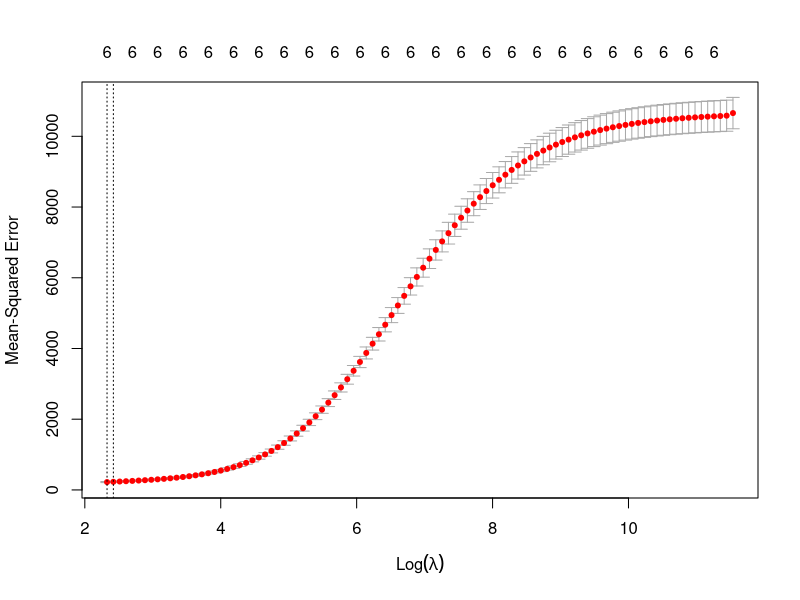
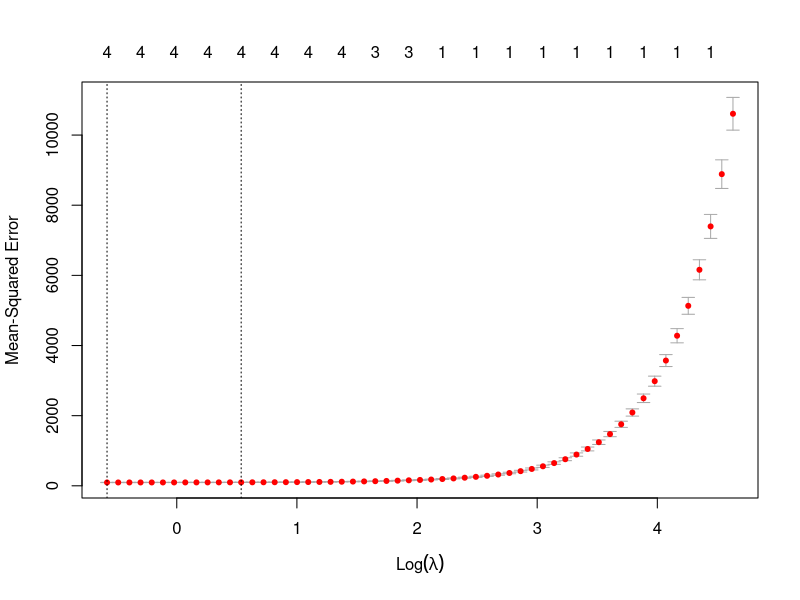

The R source for these figures, in order:
## ---- chunk 1
library(readxl)
df <- read_excel("Cat1.xlsx")
View(df)
## ---- chunk 2
# 75% of the sample size is the Training set 
df_t <- floor(0.75 * nrow(df))

#setting the seed
set.seed(123)
training <- sample(seq_len(nrow(df)), size = df_t)

train <- df[training, ]
test <- df[-training, ]
## ---- chunk 3
library(caret)
library(tidyverse)
library(glmnet)
library(dplyr)
## ---- chunk 4
model = lm(Response~., data = train)

summary(model)

## ---- chunk 5
#Fitting training Model on the test set
lm_pred=predict(model,new=test)

#Calculating Accuracy 
LSE=mean((test$Response-lm_pred)^2)

#Print
print(LSE)
## ---- chunk 6
set.seed(1)

#Matrices
train_mat = model.matrix(Response~., data = train)
test_mat = model.matrix(Response~., data = test)

#Choose the lambda using cross-validation

cv = cv.glmnet(train_mat, train$Response, alpha=0)
plot(cv)
lam = cv$lambda.min

lam
## ---- chunk 7
#Fitting the ridge regression

ridge_mod = glmnet(train_mat,train$Response, alpha =0)

#Make Predictions 
ridge_pred = predict(ridge_mod, s=lam,newx = test_mat)

#Calculating test error
mean((ridge_pred - test$Response)^2)

## ---- chunk 8
#Choosing the lambda to be used for the cross-validation 

set.seed(1)

cv2 = cv.glmnet(train_mat, train$Response, alpha=1)

plot(cv2)
lam2 = cv2$lambda.min
lam2
## ---- chunk 9
#Fitting the Lasso model

lasso = glmnet(train_mat, train$Response, alpha =1)

lasso_1= predict(lasso, s=lam2, newx=test_mat)

mean((lasso_1 - test$Response)^2)

